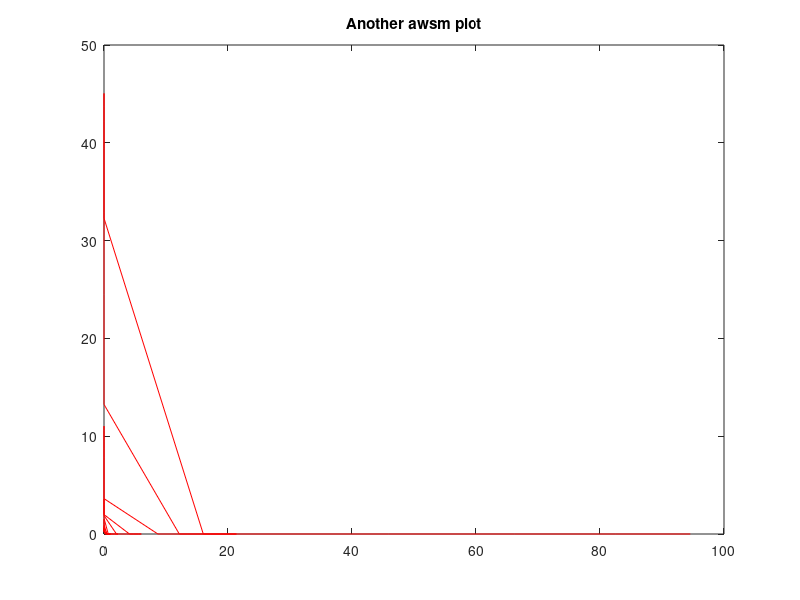

Write the MATLAB code that produced this figure.
x = 0 : 0.01 : 1;
y = exp(10 * x .* (x - 1)) .* sin (12 * pi * x);
% plot(x, y)

f = @(x) exp(10 * x .* (x - 1)) .* sin (12 * pi * x);

%plot(f(x), 'b')
%title('Awsm plot')

f2 = @(x) exp(5 * x.^2 - 1) .* sqrt(3 * cos(12 * pi * x));

plot(f2(x), 'r')
title('Another awsm plot')